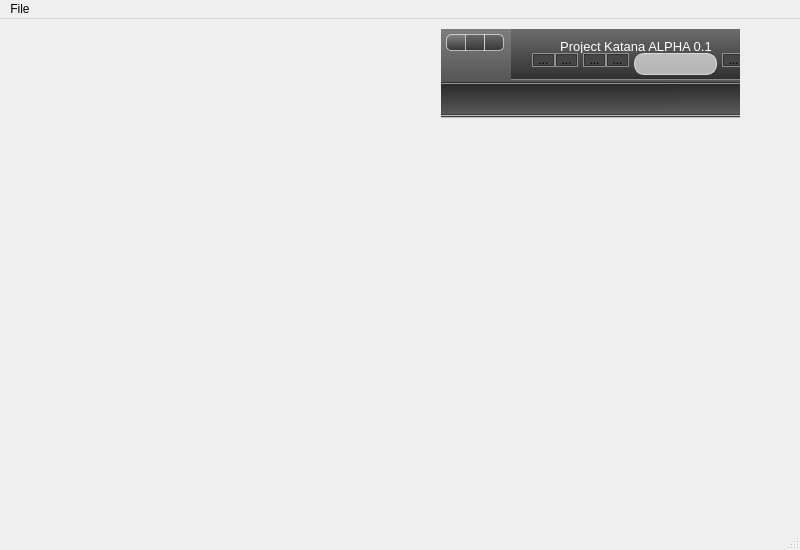
<?xml version="1.0" encoding="UTF-8"?>
<ui version="4.0">
 <class>MainWindow</class>
 <widget class="QMainWindow" name="MainWindow">
  <property name="geometry">
   <rect>
    <x>0</x>
    <y>0</y>
    <width>800</width>
    <height>550</height>
   </rect>
  </property>
  <property name="windowTitle">
   <string>Katana Web Browser (0.01ALPHA)</string>
  </property>
  <property name="styleSheet">
   <string notr="true"/>
  </property>
  <widget class="QWidget" name="centralWidget">
   <property name="styleSheet">
    <string notr="true"/>
   </property>
   <widget class="QWidget" name="gridLayoutWidget">
    <property name="geometry">
     <rect>
      <x>430</x>
      <y>-1</y>
      <width>321</width>
      <height>441</height>
     </rect>
    </property>
    <layout class="QGridLayout" name="gridLayout">
     <property name="spacing">
      <number>0</number>
     </property>
     <item row="0" column="0">
      <widget class="QWidget" name="titleWidget" native="true">
       <property name="sizePolicy">
        <sizepolicy hsizetype="Preferred" vsizetype="Fixed">
         <horstretch>0</horstretch>
         <verstretch>0</verstretch>
        </sizepolicy>
       </property>
       <property name="minimumSize">
        <size>
         <width>0</width>
         <height>55</height>
        </size>
       </property>
       <property name="styleSheet">
        <string notr="true">background-color: qlineargradient(spread:pad, x1:0, y1:0, x2:0, y2:1, stop:0 rgba(104, 104, 104, 214), stop:1 rgba(35, 35, 35, 194));

border-bottom: 2px solid qlineargradient(spread:pad, x1:0, y1:0, x2:0, y2:1, stop:0 rgba(0, 0, 0, 255), stop:1 rgba(255, 255, 255, 166));
border-bottom-left-radius:0px;
border-bottom-right-radius:0px;</string>
       </property>
       <widget class="QWidget" name="gridLayoutWidget_2">
        <property name="geometry">
         <rect>
          <x>70</x>
          <y>0</y>
          <width>250</width>
          <height>51</height>
         </rect>
        </property>
        <layout class="QGridLayout" name="titleLayout">
         <property name="spacing">
          <number>0</number>
         </property>
         <item row="1" column="0" colspan="11">
          <widget class="QLabel" name="label">
           <property name="sizePolicy">
            <sizepolicy hsizetype="Expanding" vsizetype="Fixed">
             <horstretch>0</horstretch>
             <verstretch>0</verstretch>
            </sizepolicy>
           </property>
           <property name="minimumSize">
            <size>
             <width>0</width>
             <height>0</height>
            </size>
           </property>
           <property name="maximumSize">
            <size>
             <width>16777215</width>
             <height>30</height>
            </size>
           </property>
           <property name="font">
            <font>
             <pointsize>10</pointsize>
            </font>
           </property>
           <property name="styleSheet">
            <string notr="true">background:none;
color:white;
border:none;</string>
           </property>
           <property name="text">
            <string>Project Katana ALPHA 0.1</string>
           </property>
           <property name="alignment">
            <set>Qt::AlignCenter</set>
           </property>
          </widget>
         </item>
         <item row="2" column="7">
          <widget class="QLineEdit" name="lineEdit">
           <property name="minimumSize">
            <size>
             <width>0</width>
             <height>22</height>
            </size>
           </property>
           <property name="maximumSize">
            <size>
             <width>16777215</width>
             <height>22</height>
            </size>
           </property>
           <property name="font">
            <font>
             <pointsize>10</pointsize>
            </font>
           </property>
           <property name="styleSheet">
            <string notr="true">border-radius:10px;
border: 1px solid rgba(255, 255, 255, 171);

padding:2px;
background-color:rgb(255,255,255,160);</string>
           </property>
          </widget>
         </item>
         <item row="2" column="0">
          <spacer name="horizontalSpacer">
           <property name="orientation">
            <enum>Qt::Horizontal</enum>
           </property>
           <property name="sizeType">
            <enum>QSizePolicy::Fixed</enum>
           </property>
           <property name="sizeHint" stdset="0">
            <size>
             <width>10</width>
             <height>20</height>
            </size>
           </property>
          </spacer>
         </item>
         <item row="2" column="1">
          <widget class="QToolButton" name="goBack">
           <property name="maximumSize">
            <size>
             <width>16777215</width>
             <height>22</height>
            </size>
           </property>
           <property name="styleSheet">
            <string notr="true">border-radius:0px;
border-bottom:2px solid qlineargradient(spread:pad, x1:0, y1:0, x2:0, y2:1, stop:0 rgba(0, 0, 0, 255), stop:1 rgba(255, 255, 255, 166));

border-top:2px solid qlineargradient(spread:pad, x1:0, y1:1, x2:0, y2:0, stop:0 rgba(0, 0, 0, 255), stop:1 rgba(255, 255, 255, 172));

border-right:2px solid qlineargradient(spread:pad, x1:0, y1:0, x2:1, y2:0, stop:0 rgba(0, 0, 0, 255), stop:1 rgba(255, 255, 255, 171));

border-left:2px solid qlineargradient(spread:pad, x1:1, y1:1, x2:0, y2:1, stop:0 rgba(0, 0, 0, 255), stop:1 rgba(255, 255, 255, 172));

background:rgb(70,70,70,255);</string>
           </property>
           <property name="text">
            <string>...</string>
           </property>
           <property name="iconSize">
            <size>
             <width>14</width>
             <height>14</height>
            </size>
           </property>
          </widget>
         </item>
         <item row="2" column="2">
          <widget class="QToolButton" name="goForward">
           <property name="maximumSize">
            <size>
             <width>16777215</width>
             <height>22</height>
            </size>
           </property>
           <property name="styleSheet">
            <string notr="true">border-radius:0px;
border-bottom:2px solid qlineargradient(spread:pad, x1:0, y1:0, x2:0, y2:1, stop:0 rgba(0, 0, 0, 255), stop:1 rgba(255, 255, 255, 166));

border-top:2px solid qlineargradient(spread:pad, x1:0, y1:1, x2:0, y2:0, stop:0 rgba(0, 0, 0, 255), stop:1 rgba(255, 255, 255, 172));

border-right:2px solid qlineargradient(spread:pad, x1:0, y1:0, x2:1, y2:0, stop:0 rgba(0, 0, 0, 255), stop:1 rgba(255, 255, 255, 171));

border-left:2px solid qlineargradient(spread:pad, x1:1, y1:1, x2:0, y2:1, stop:0 rgba(0, 0, 0, 255), stop:1 rgba(255, 255, 255, 172));

background:rgb(70,70,70,255);</string>
           </property>
           <property name="text">
            <string>...</string>
           </property>
           <property name="iconSize">
            <size>
             <width>14</width>
             <height>14</height>
            </size>
           </property>
          </widget>
         </item>
         <item row="2" column="9">
          <widget class="QToolButton" name="settingsButton">
           <property name="maximumSize">
            <size>
             <width>16777215</width>
             <height>22</height>
            </size>
           </property>
           <property name="styleSheet">
            <string notr="true">QToolButton {
border-radius:0px;
border-bottom:2px solid qlineargradient(spread:pad, x1:0, y1:0, x2:0, y2:1, stop:0 rgba(0, 0, 0, 255), stop:1 rgba(255, 255, 255, 166));

border-top:2px solid qlineargradient(spread:pad, x1:0, y1:1, x2:0, y2:0, stop:0 rgba(0, 0, 0, 255), stop:1 rgba(255, 255, 255, 172));

border-right:2px solid qlineargradient(spread:pad, x1:0, y1:0, x2:1, y2:0, stop:0 rgba(0, 0, 0, 255), stop:1 rgba(255, 255, 255, 171));

border-left:2px solid qlineargradient(spread:pad, x1:1, y1:1, x2:0, y2:1, stop:0 rgba(0, 0, 0, 255), stop:1 rgba(255, 255, 255, 172));

background:rgb(70,70,70,255);
}</string>
           </property>
           <property name="text">
            <string>...</string>
           </property>
           <property name="iconSize">
            <size>
             <width>14</width>
             <height>14</height>
            </size>
           </property>
           <property name="popupMode">
            <enum>QToolButton::InstantPopup</enum>
           </property>
          </widget>
         </item>
         <item row="2" column="4">
          <widget class="QToolButton" name="homeButton">
           <property name="maximumSize">
            <size>
             <width>16777215</width>
             <height>22</height>
            </size>
           </property>
           <property name="styleSheet">
            <string notr="true">border-radius:0px;
border-bottom:2px solid qlineargradient(spread:pad, x1:0, y1:0, x2:0, y2:1, stop:0 rgba(0, 0, 0, 255), stop:1 rgba(255, 255, 255, 166));

border-top:2px solid qlineargradient(spread:pad, x1:0, y1:1, x2:0, y2:0, stop:0 rgba(0, 0, 0, 255), stop:1 rgba(255, 255, 255, 172));

border-right:2px solid qlineargradient(spread:pad, x1:0, y1:0, x2:1, y2:0, stop:0 rgba(0, 0, 0, 255), stop:1 rgba(255, 255, 255, 171));

border-left:2px solid qlineargradient(spread:pad, x1:1, y1:1, x2:0, y2:1, stop:0 rgba(0, 0, 0, 255), stop:1 rgba(255, 255, 255, 172));

background:rgb(70,70,70,255);</string>
           </property>
           <property name="text">
            <string>...</string>
           </property>
           <property name="iconSize">
            <size>
             <width>14</width>
             <height>14</height>
            </size>
           </property>
          </widget>
         </item>
         <item row="2" column="5">
          <widget class="QToolButton" name="pageButton">
           <property name="maximumSize">
            <size>
             <width>16777215</width>
             <height>22</height>
            </size>
           </property>
           <property name="styleSheet">
            <string notr="true">border-radius:0px;
border-bottom:2px solid qlineargradient(spread:pad, x1:0, y1:0, x2:0, y2:1, stop:0 rgba(0, 0, 0, 255), stop:1 rgba(255, 255, 255, 166));

border-top:2px solid qlineargradient(spread:pad, x1:0, y1:1, x2:0, y2:0, stop:0 rgba(0, 0, 0, 255), stop:1 rgba(255, 255, 255, 172));

border-right:2px solid qlineargradient(spread:pad, x1:0, y1:0, x2:1, y2:0, stop:0 rgba(0, 0, 0, 255), stop:1 rgba(255, 255, 255, 171));

border-left:2px solid qlineargradient(spread:pad, x1:1, y1:1, x2:0, y2:1, stop:0 rgba(0, 0, 0, 255), stop:1 rgba(255, 255, 255, 172));

background:rgb(70,70,70,255);</string>
           </property>
           <property name="text">
            <string>...</string>
           </property>
           <property name="iconSize">
            <size>
             <width>14</width>
             <height>14</height>
            </size>
           </property>
          </widget>
         </item>
         <item row="2" column="3">
          <spacer name="horizontalSpacer_2">
           <property name="orientation">
            <enum>Qt::Horizontal</enum>
           </property>
           <property name="sizeType">
            <enum>QSizePolicy::Fixed</enum>
           </property>
           <property name="sizeHint" stdset="0">
            <size>
             <width>5</width>
             <height>20</height>
            </size>
           </property>
          </spacer>
         </item>
         <item row="2" column="6">
          <spacer name="horizontalSpacer_3">
           <property name="orientation">
            <enum>Qt::Horizontal</enum>
           </property>
           <property name="sizeType">
            <enum>QSizePolicy::Fixed</enum>
           </property>
           <property name="sizeHint" stdset="0">
            <size>
             <width>5</width>
             <height>20</height>
            </size>
           </property>
          </spacer>
         </item>
         <item row="2" column="8">
          <spacer name="horizontalSpacer_4">
           <property name="orientation">
            <enum>Qt::Horizontal</enum>
           </property>
           <property name="sizeType">
            <enum>QSizePolicy::Fixed</enum>
           </property>
           <property name="sizeHint" stdset="0">
            <size>
             <width>5</width>
             <height>20</height>
            </size>
           </property>
          </spacer>
         </item>
         <item row="2" column="10">
          <spacer name="horizontalSpacer_5">
           <property name="orientation">
            <enum>Qt::Horizontal</enum>
           </property>
           <property name="sizeType">
            <enum>QSizePolicy::Fixed</enum>
           </property>
           <property name="sizeHint" stdset="0">
            <size>
             <width>5</width>
             <height>20</height>
            </size>
           </property>
          </spacer>
         </item>
         <item row="3" column="4">
          <spacer name="verticalSpacer_2">
           <property name="orientation">
            <enum>Qt::Vertical</enum>
           </property>
           <property name="sizeType">
            <enum>QSizePolicy::Fixed</enum>
           </property>
           <property name="sizeHint" stdset="0">
            <size>
             <width>2</width>
             <height>2</height>
            </size>
           </property>
          </spacer>
         </item>
        </layout>
       </widget>
       <widget class="QToolButton" name="closeButton">
        <property name="geometry">
         <rect>
          <x>5</x>
          <y>5</y>
          <width>20</width>
          <height>17</height>
         </rect>
        </property>
        <property name="styleSheet">
         <string notr="true">border-radius:0px;
color:white;
border:1px solid rgb(255,255,255,150);
border-top-left-radius:5px;
border-bottom-left-radius:5px;
background-color:qlineargradient(spread:pad, x1:1, y1:1, x2:1, y2:0, stop:0 rgba(52, 52, 52, 255), stop:0.995238 rgba(135, 135, 135, 255));</string>
        </property>
        <property name="text">
         <string/>
        </property>
       </widget>
       <widget class="QToolButton" name="minimizeButton">
        <property name="geometry">
         <rect>
          <x>24</x>
          <y>5</y>
          <width>20</width>
          <height>17</height>
         </rect>
        </property>
        <property name="styleSheet">
         <string notr="true">border-radius:0px;
color:white;
border:1px solid rgb(255,255,255,150);</string>
        </property>
        <property name="text">
         <string/>
        </property>
       </widget>
       <widget class="QToolButton" name="maximizeButton">
        <property name="geometry">
         <rect>
          <x>43</x>
          <y>5</y>
          <width>20</width>
          <height>17</height>
         </rect>
        </property>
        <property name="styleSheet">
         <string notr="true">border-radius:0px;
color:white;
border:1px solid rgb(255,255,255,150);
border-top-right-radius:5px;
border-bottom-right-radius:5px;</string>
        </property>
        <property name="text">
         <string/>
        </property>
       </widget>
      </widget>
     </item>
     <item row="1" column="0">
      <widget class="QScrollArea" name="scrollArea">
       <property name="sizePolicy">
        <sizepolicy hsizetype="Expanding" vsizetype="Fixed">
         <horstretch>0</horstretch>
         <verstretch>0</verstretch>
        </sizepolicy>
       </property>
       <property name="minimumSize">
        <size>
         <width>0</width>
         <height>30</height>
        </size>
       </property>
       <property name="maximumSize">
        <size>
         <width>16777215</width>
         <height>30</height>
        </size>
       </property>
       <property name="font">
        <font>
         <pointsize>9</pointsize>
        </font>
       </property>
       <property name="styleSheet">
        <string notr="true">QWidget {

background-color: qlineargradient(spread:pad, x1:0.961905, y1:0, x2:1, y2:1, stop:0 rgba(43, 43, 43, 255), stop:1 rgba(90, 90, 90, 255));

border-radius:0px;
}

QToolButton {
border:none;
background:none;
color: rgb(217, 217, 217)
}

QToolButton:checked, QToolButton:hover {
border-radius:10px;
/*border-bottom:2px solid qlineargradient(spread:pad, x1:0, y1:0, x2:0, y2:1, stop:0 rgba(0, 0, 0, 255), stop:1 rgba(255, 255, 255, 166));*/

/*border-top:2px solid qlineargradient(spread:pad, x1:0, y1:1, x2:0, y2:0, stop:0 rgba(0, 0, 0, 255), stop:1 rgba(255, 255, 255, 172));

border-right:2px solid qlineargradient(spread:pad, x1:0, y1:0, x2:1, y2:0, stop:0 rgba(0, 0, 0, 255), stop:1 rgba(255, 255, 255, 171));

border-left:2px solid qlineargradient(spread:pad, x1:1, y1:1, x2:0, y2:1, stop:0 rgba(0, 0, 0, 255), stop:1 rgba(255, 255, 255, 172));*/

border:1px solid rgb(255,255,255,120);

background:qlineargradient(spread:pad, x1:0, y1:0, x2:0, y2:0.727, stop:0 rgba(64, 64, 64, 255), stop:0.671429 rgba(73, 143, 154, 230), stop:1 rgba(50, 128, 141, 217));
}

</string>
       </property>
       <property name="widgetResizable">
        <bool>true</bool>
       </property>
       <widget class="QWidget" name="scrollAreaWidgetContents_3">
        <property name="geometry">
         <rect>
          <x>0</x>
          <y>0</y>
          <width>319</width>
          <height>30</height>
         </rect>
        </property>
       </widget>
      </widget>
     </item>
     <item row="2" column="0">
      <widget class="QStackedWidget" name="stackedWidget">
       <property name="sizePolicy">
        <sizepolicy hsizetype="Preferred" vsizetype="Preferred">
         <horstretch>0</horstretch>
         <verstretch>0</verstretch>
        </sizepolicy>
       </property>
       <property name="styleSheet">
        <string notr="true">border-radius:0px;
border-top: 2px solid qlineargradient(spread:pad, x1:0, y1:0, x2:0, y2:1, stop:0 rgba(0, 0, 0, 255), stop:1 rgba(255, 255, 255, 166));</string>
       </property>
       <widget class="QWidget" name="page"/>
       <widget class="QWidget" name="page_2"/>
      </widget>
     </item>
    </layout>
   </widget>
  </widget>
  <widget class="QMenuBar" name="menuBar">
   <property name="geometry">
    <rect>
     <x>0</x>
     <y>0</y>
     <width>800</width>
     <height>25</height>
    </rect>
   </property>
   <widget class="QMenu" name="menuFile">
    <property name="title">
     <string>File</string>
    </property>
    <addaction name="actionNew_Tab"/>
    <addaction name="actionNew_Window"/>
    <addaction name="actionNew_Private_Surf_Window"/>
    <addaction name="separator"/>
    <addaction name="actionAccounts"/>
    <addaction name="actionApplication_Settings"/>
    <addaction name="actionPreferences"/>
    <addaction name="separator"/>
    <addaction name="actionPlugin_Manager"/>
    <addaction name="separator"/>
    <addaction name="actionHistory_2"/>
    <addaction name="actionBookmarks"/>
    <addaction name="actionDownloads"/>
    <addaction name="separator"/>
    <addaction name="actionSave_Page_As"/>
    <addaction name="actionPrint_Page"/>
    <addaction name="actionPrint_Page_Setup"/>
    <addaction name="separator"/>
   </widget>
   <addaction name="menuFile"/>
  </widget>
  <widget class="QStatusBar" name="statusBar"/>
  <action name="actionNew_Tab">
   <property name="text">
    <string>New Tab</string>
   </property>
  </action>
  <action name="actionNew_Window">
   <property name="text">
    <string>New Window</string>
   </property>
  </action>
  <action name="actionAnimated_Interface">
   <property name="checkable">
    <bool>true</bool>
   </property>
   <property name="checked">
    <bool>true</bool>
   </property>
   <property name="text">
    <string>Animated Interface</string>
   </property>
  </action>
  <action name="actionNew_Private_Surf_Window">
   <property name="text">
    <string>New Private-Surf Window</string>
   </property>
  </action>
  <action name="actionPreferences">
   <property name="text">
    <string>Personal Preferences</string>
   </property>
  </action>
  <action name="actionAccounts">
   <property name="text">
    <string>Accounts</string>
   </property>
  </action>
  <action name="actionApplication_Settings">
   <property name="text">
    <string>Application Settings</string>
   </property>
  </action>
  <action name="actionPlugin_Manager">
   <property name="text">
    <string>Plugin Manager</string>
   </property>
  </action>
  <action name="actionView">
   <property name="text">
    <string>View</string>
   </property>
  </action>
  <action name="actionHistory_2">
   <property name="text">
    <string>History</string>
   </property>
  </action>
  <action name="actionCookies">
   <property name="text">
    <string>Cookies</string>
   </property>
  </action>
  <action name="actionBookmarks">
   <property name="text">
    <string>Bookmarks</string>
   </property>
  </action>
  <action name="actionDownloads">
   <property name="text">
    <string>Downloads</string>
   </property>
  </action>
  <action name="actionSave_Page_As">
   <property name="text">
    <string>Save Page As..</string>
   </property>
  </action>
  <action name="actionPrint_Page">
   <property name="text">
    <string>Print Page</string>
   </property>
  </action>
  <action name="actionPrint_Page_Setup">
   <property name="text">
    <string>Print Page Setup</string>
   </property>
  </action>
 </widget>
 <layoutdefault spacing="6" margin="11"/>
 <resources/>
 <connections/>
</ui>
